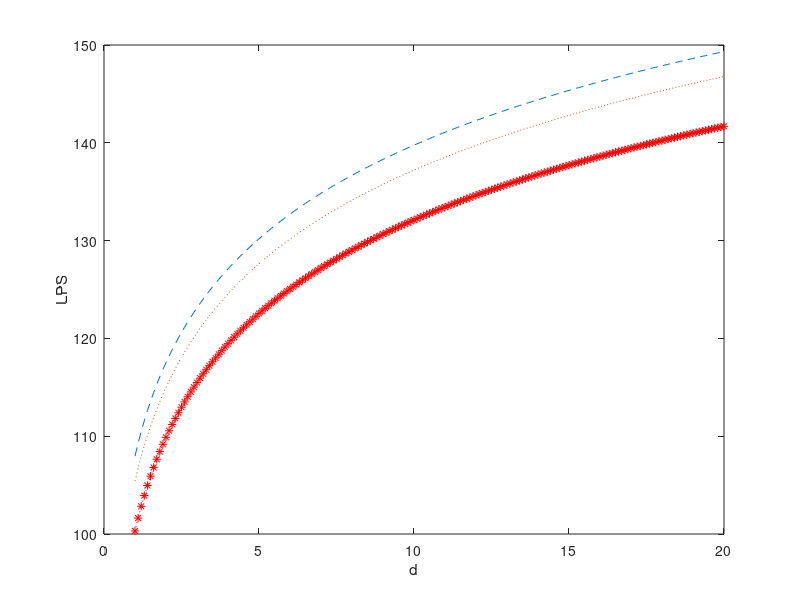

Reproduce this figure in MATLAB.
clc;
close all;
fc=900;
hb=100;
d=1:0.1:20;

hm1=2;
a1=(((1.1*log10(fc))-0.7)*hm1)-((1.56*log10(fc))-0.8);
A1=69.55+(26.16*log10(fc))-(13.82*log10(hb))-a1;
B1=44.9-(6.55*log10(hb));
Lpu1=A1+(B1*log10(d));
Lps1=Lpu1-(2*((log10(fc/28))^2))-5.4;

hm2=3;
a2=(((1.1*log10(fc))-0.7)*hm2)-((1.56*log10(fc))-0.8);
A2=69.55+(26.16*log10(fc))-(13.82*log10(hb))-a2;
B2=44.9-(6.55*log10(hb));
Lpu2=A2+(B1*log10(d));
Lps2=Lpu2-(2*((log10(fc/28))^2))-5.4;

hm3=5;
a3=(((1.1*log10(fc))-0.7)*hm3)-((1.56*log10(fc))-0.8);
A3=69.55+(26.16*log10(fc))-(13.82*log10(hb))-a3;
B3=44.9-(6.55*log10(hb));
Lpu3=A3+(B3*log10(d));
Lps3=Lpu3-(2*((log10(fc/28))^2))-5.4;

plot(d,Lps1,'--',d,Lps2,':',d,Lps3,':r*')
xlabel('d')
ylabel('LPS');